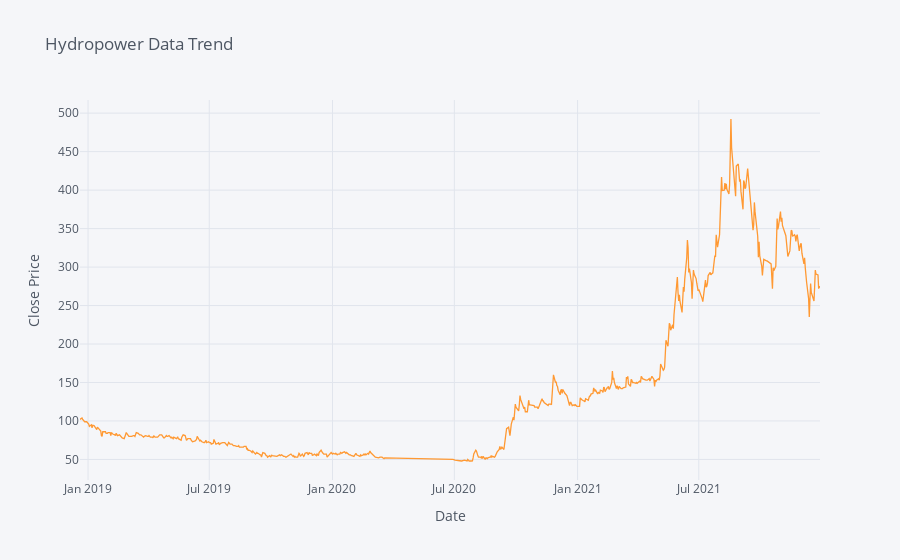

Write notebook code for a chart like this one.
### Markdown cell above
# Plot

### Code cell
hydro.iplot(kind="line",x="Date",y="Close Price",xTitle="Date", yTitle="Close Price", title="Hydropower Data Trend")

### Figure 1 — Plotly figure (JSON) as saved in the notebook; plotly's stock layout.template omitted (floating-point values rounded to 4 significant figures; data arrays with more than 128 entries replaced by an {"elided": "..."} marker saying what was removed)
{"data": [{"line": {"color": "rgba(255, 153, 51, 1.0)", "dash": "solid", "shape": "linear", "width": 1.3}, "mode": "lines", "name": "Close Price", "text": "", "type": "scatter", "x": {"elided": "671 str values"}, "y": {"elided": "671 float values"}}], "layout": {"legend": {"bgcolor": "#F5F6F9", "font": {"color": "#4D5663"}}, "paper_bgcolor": "#F5F6F9", "plot_bgcolor": "#F5F6F9", "title": {"font": {"color": "#4D5663"}, "text": "Hydropower Data Trend"}, "xaxis": {"gridcolor": "#E1E5ED", "showgrid": true, "tickfont": {"color": "#4D5663"}, "title": {"font": {"color": "#4D5663"}, "text": "Date"}, "zerolinecolor": "#E1E5ED"}, "yaxis": {"gridcolor": "#E1E5ED", "showgrid": true, "tickfont": {"color": "#4D5663"}, "title": {"font": {"color": "#4D5663"}, "text": "Close Price"}, "zerolinecolor": "#E1E5ED"}}}
